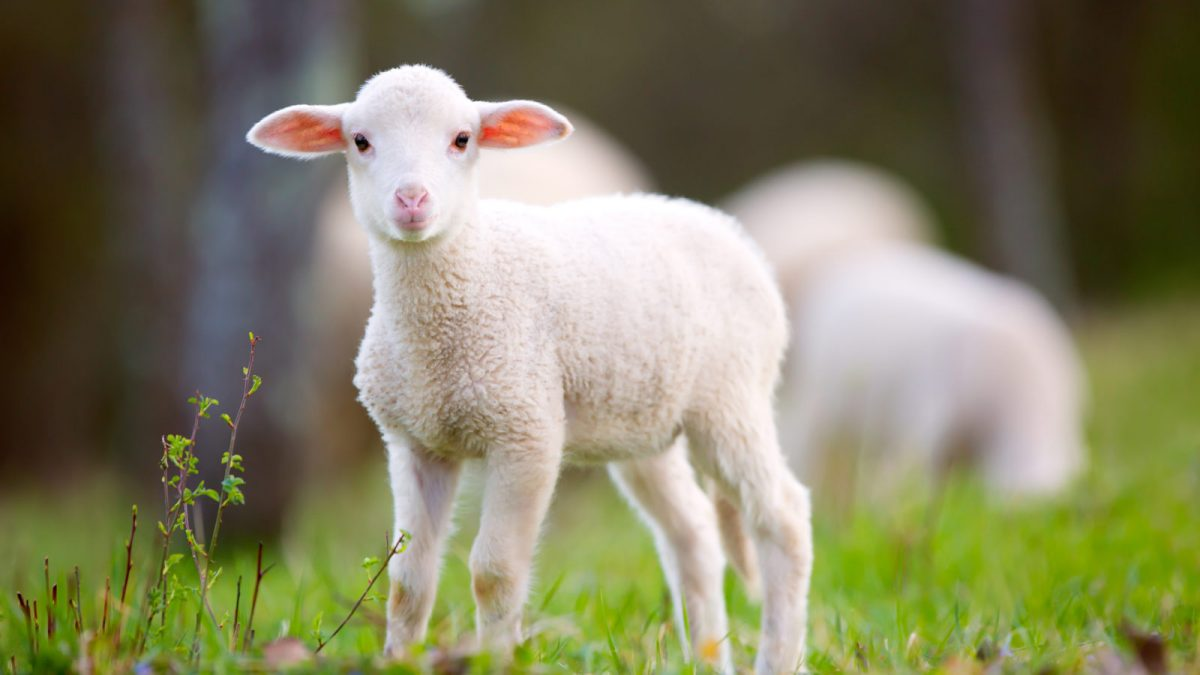
#> input picture ManipulacaoImagem/sheep.jpeg, 1200 x 675 px, found by its file name
$ python Transformacao_FourierBase.py
#> lines starting #> are read from the running program, lines starting #| are printed output that depends on the picture
import io
import cv2
import numpy as np
import urllib.request
from PIL import Image
import matplotlib.pyplot as plt

path = r"C:\Users\Maria\Desktop\CG\sheep.jpeg"
image = np.array(Image.open(path))
#> image is the input picture: shape (675, 1200, 3); mean R, G, B 130.2, 127.9, 98.1

# Write your code below
grey_image = cv2.cvtColor(image, cv2.COLOR_RGB2GRAY)
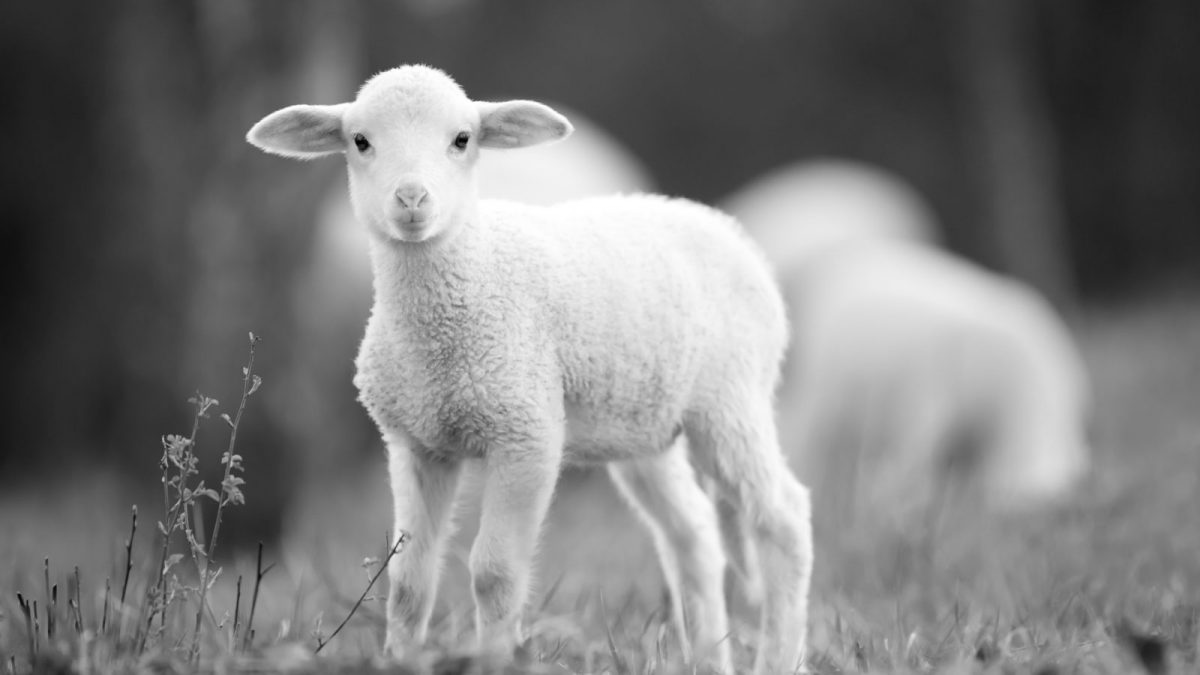
#> grey_image: shape (675, 1200); min 1, max 255, mean 125.2

dft = np.fft.fft2(grey_image)
dft_shift = np.fft.fftshift(dft)

magnitude_spectrum = 20* np.log(np.abs(dft_shift) + 1)
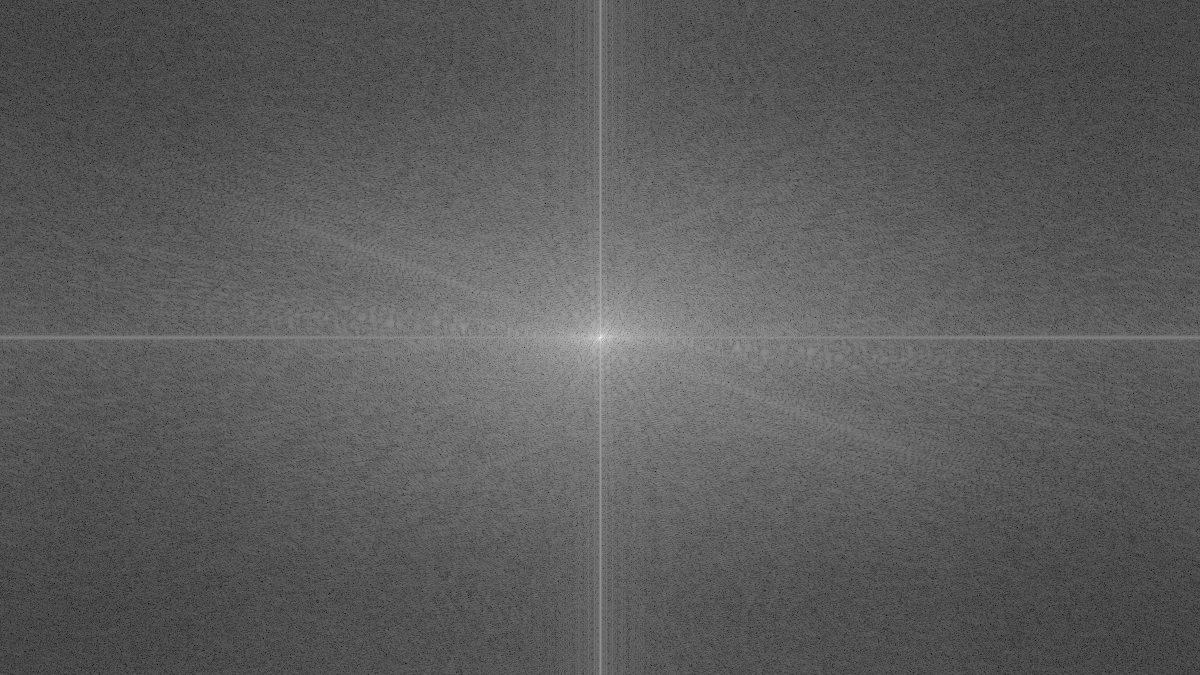
#> magnitude_spectrum: shape (675, 1200) float64; min 10.68, max 368.7, mean 140.2; drawn with min black and max white

# Display the results
plt.figure(figsize=(10,10))

plt.subplot(2,1,1)
plt.imshow(grey_image, cmap='gray')

plt.subplot(2,1,2)
plt.imshow(magnitude_spectrum, cmap='gray')
plt.show()
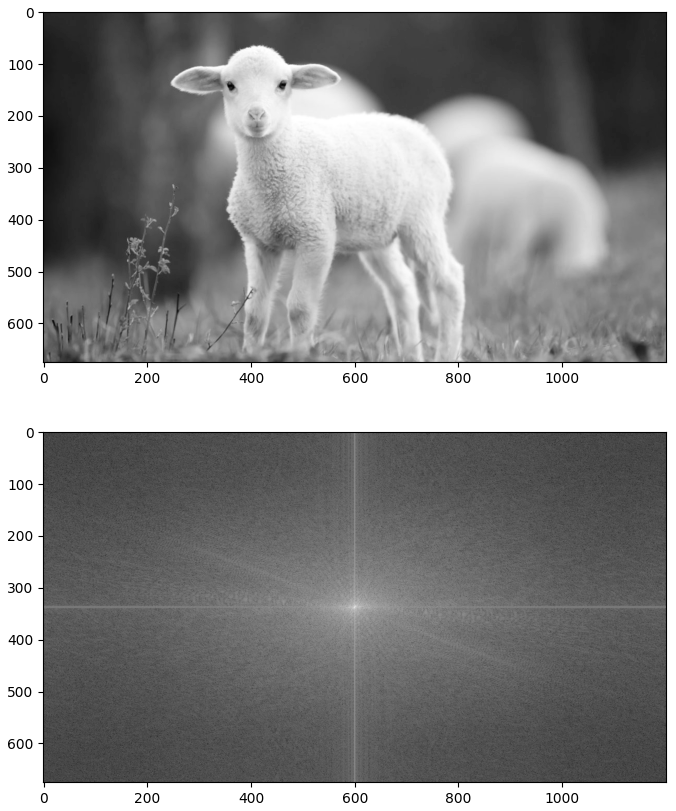
#> figure drawn by matplotlib, 2 panels

$ run again, with ManipulacaoImagem/pup.jpeg copied over ManipulacaoImagem/sheep.jpeg
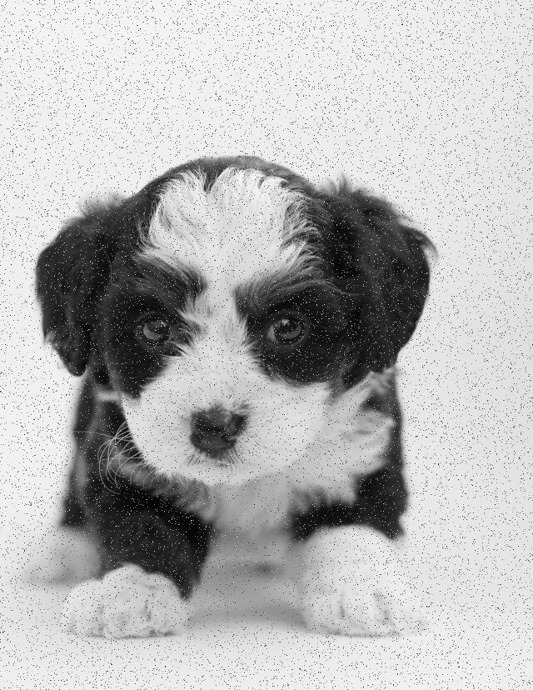
#> input picture ManipulacaoImagem/pup.jpeg, 533 x 690 px, found by its file name
#> image is the input picture: shape (690, 533, 3); min 0, max 255, mean 182.4
#> `magnitude_spectrum = 20* np.log(np.abs(dft_shift) + 1)`:
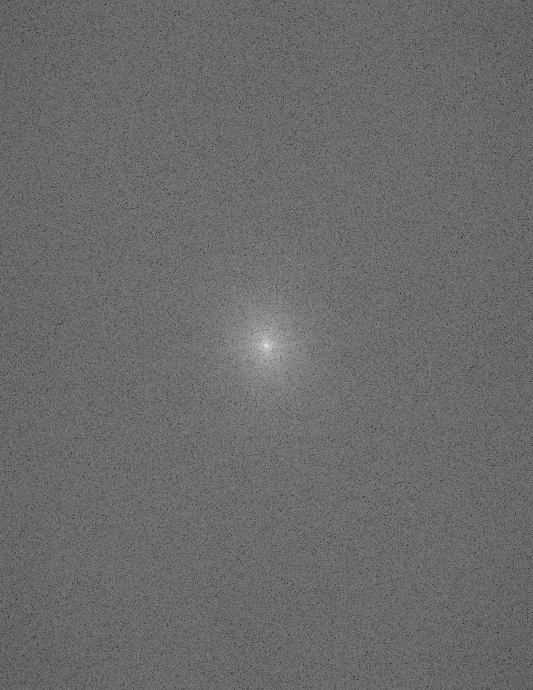
#> magnitude_spectrum: shape (690, 533) float64; min 48.18, max 360.4, mean 179.6; drawn with min black and max white
#> `plt.show()`:
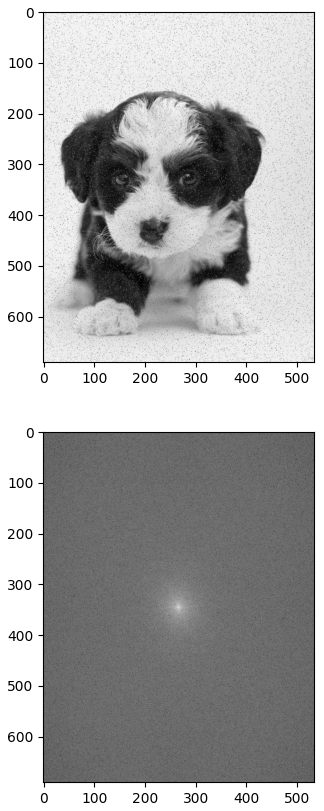
#> figure drawn by matplotlib, 2 panels

$ run again, with ManipulacaoImagem/puppy.jpeg copied over ManipulacaoImagem/sheep.jpeg
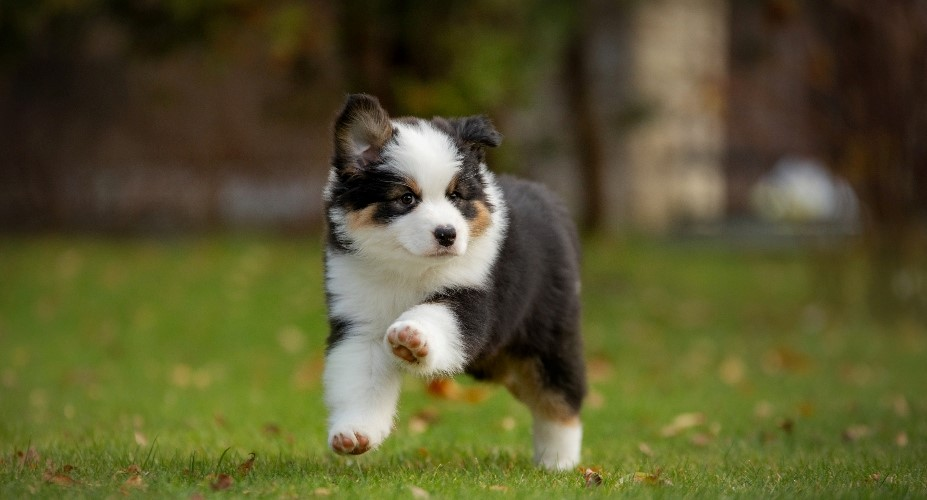
#> input picture ManipulacaoImagem/puppy.jpeg, 927 x 500 px, found by its file name
#> image is the input picture: shape (500, 927, 3); mean R, G, B 88.2, 85.8, 46.3
#> `magnitude_spectrum = 20* np.log(np.abs(dft_shift) + 1)`:
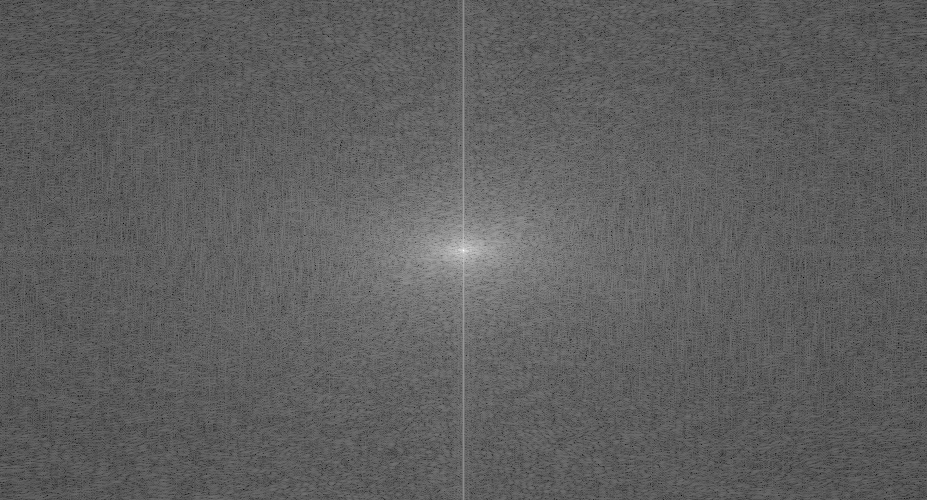
#> magnitude_spectrum: shape (500, 927) float64; min 34.98, max 349.1, mean 152.3; drawn with min black and max white
#> `plt.show()`:
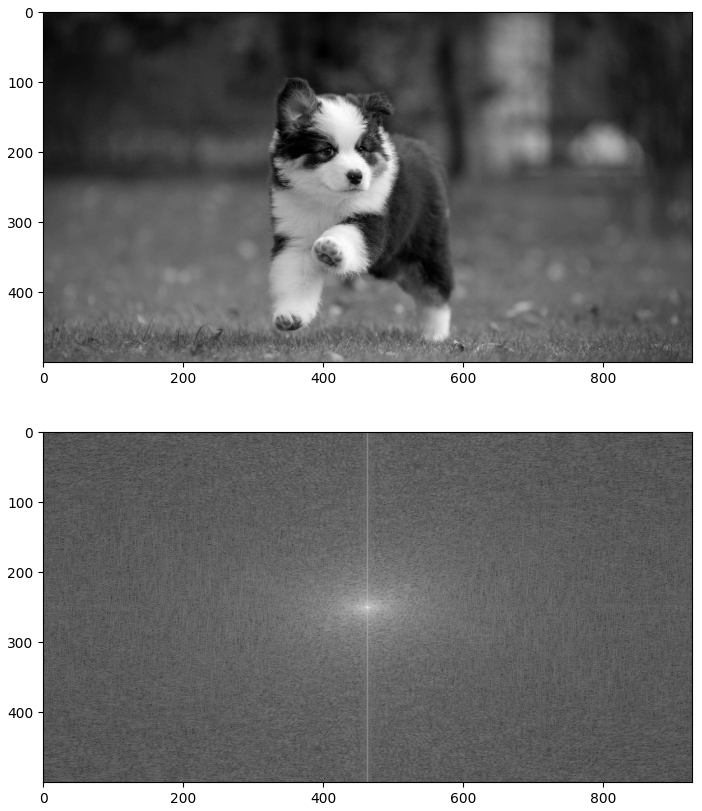
#> figure drawn by matplotlib, 2 panels

$ run again, with ManipulacaoImagem/tensor.jpeg copied over ManipulacaoImagem/sheep.jpeg
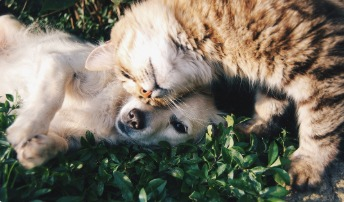
#> input picture ManipulacaoImagem/tensor.jpeg, 344 x 202 px, found by its file name
#> image is the input picture: shape (202, 344, 3); mean R, G, B 122, 115.6, 101.6
#> `magnitude_spectrum = 20* np.log(np.abs(dft_shift) + 1)`:
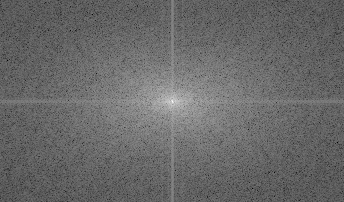
#> magnitude_spectrum: shape (202, 344) float64; min 41.06, max 318, mean 155.2; drawn with min black and max white
#> `plt.show()`:
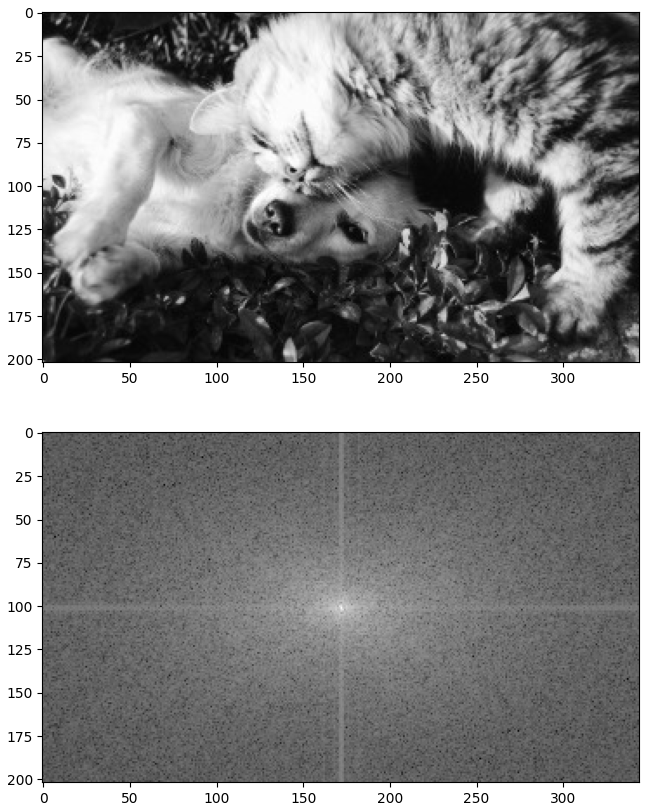
#> figure drawn by matplotlib, 2 panels
